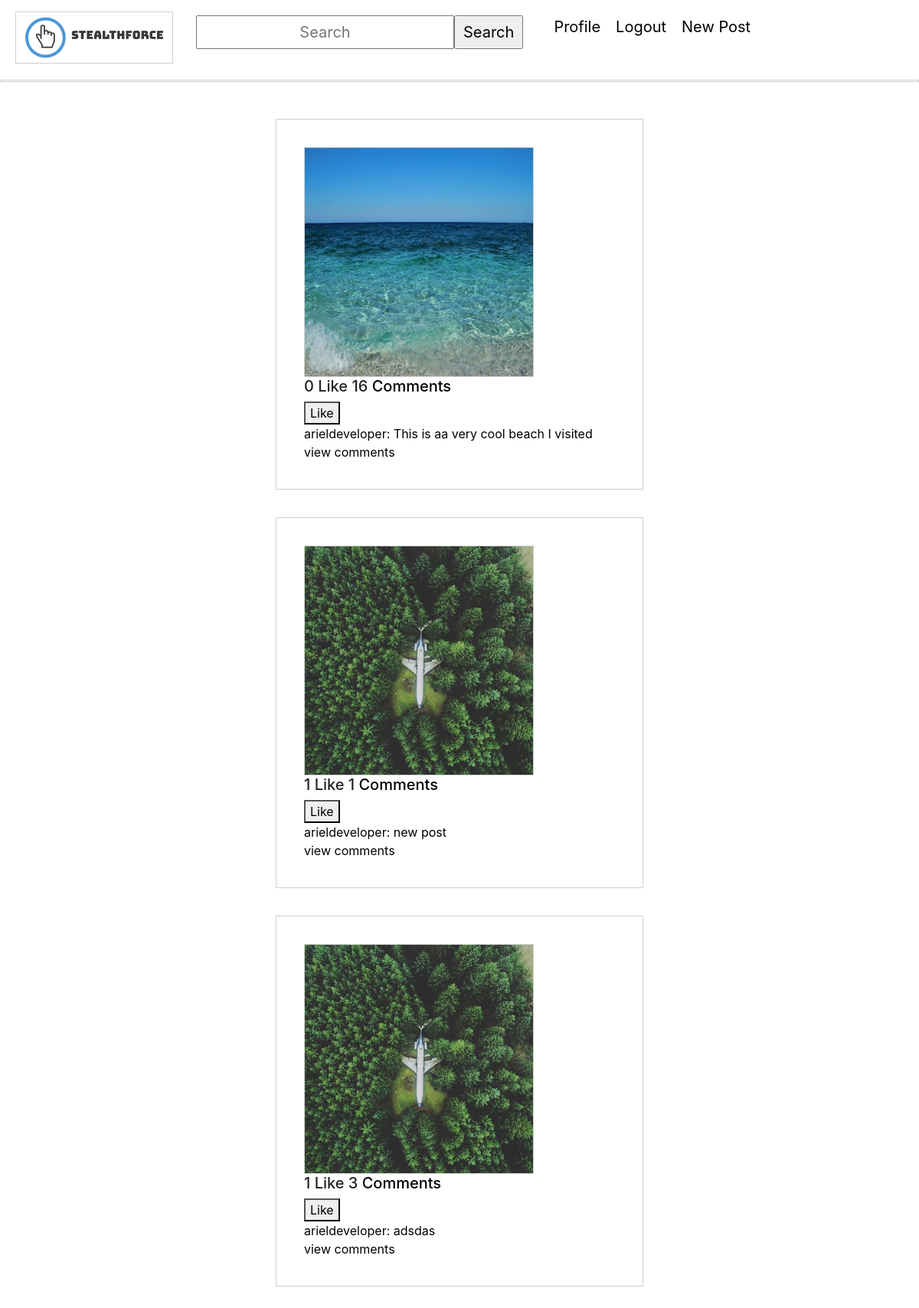
The page / (signed in) on the database its author committed.
### feed/models.py (models this page shows, shortened)
class FeedItem(models.Model):
    caption = models.CharField(max_length=255, blank=True, null=True) #Allow user
    owner = models.ForeignKey(User, on_delete=models.CASCADE)
    created_time = models.DateTimeField(auto_now_add=True)
    updated_time = models.DateTimeField(auto_now_add=True)
    image = models.ImageField(null=True, blank=True)
    liked = models.ManyToManyField(User, default=None, blank=True, related_name='liked')
    @property
    def number_of_likes(self):
        return self.liked.all().count()
    @property
    def image_url(self):
        if self.image and hasattr(self.image, 'url'):
            return self.image.url
    @property
    def comment_count(self):
        return Comment.objects.filter(feedItem=self).count()

### users/models.py (models this page shows, shortened)
class Account(AbstractBaseUser):
    email = models.EmailField(verbose_name="email", max_length=60, unique=True)
    username = models.CharField(max_length=30, unique=True)
    date_joined = models.DateTimeField(verbose_name='date joined', auto_now_add=True)
    last_login = models.DateTimeField(verbose_name='last login', auto_now=True)
    is_admin = models.BooleanField(default=False)
    is_staff = models.BooleanField(default=False)
    is_superuser = models.BooleanField(default=False)
    is_active = models.BooleanField(default=True)
    followers = models.ManyToManyField("Account", blank=True, symmetrical=False, related_name="people_followers")
    following = models.ManyToManyField("Account", blank=True, symmetrical=False, related_name="people_following")
    profile_picture = models.ImageField(null=True, blank=True, default = 'static/default.png')
    USERNAME_FIELD = 'email' #allows user to login with email instead of username/id
    REQUIRED_FIELDS = ['username']
    objects = MyAccountManager()

### feed/views.py (the view)
# urls.py: path('', login_required(feed_views.feed_view.as_view(template_name="feed/feed.html")), name='home'), #main homepage
class feed_view(ListView):
    model = FeedItem
    template_name = 'feed/feed.html'
    context_object_name = 'feed_posts' #all posts
    ordering = ['-created_time'] #order by models created_time
    def get_context_data(self, *args, **kwargs):
        context = super(feed_view, self).get_context_data(*args, **kwargs)
        context['user'] = self.request.user
        return context

### feed/templates/feed/feed.html (shortened to what this page needs)
{% extends 'main_app/base.html' %}
{% block body %}
    {% for feed_post in feed_posts %}
        <div class="post_div">
            <img width="300" height="300" src="{{ feed_post.image_url|default_if_none:'#' }}" />
            <h5>{{ feed_post.number_of_likes }} Like {{ feed_post.comment_count }} <a href="/p/{{ feed_post.id }}">Comments</a></h5>
             <form action = "{% url 'like' %}" method="POST">
                {% if user not in feed_post.liked.all %}
                    <button type="submit">Like</button>
                {% else %}
                    <button type="submit">Unlike</button>
                {% endif %}
              </form>
             <a href="{% url 'profile' feed_post.owner.username %}"> {{ feed_post.owner.username }}:</a><a href="{% url 'feed-detail' feed_post.id %}"> {{ feed_post.caption }}</a>
             <br>
             <a href="/p/{{ feed_post.id }}">view comments</a>
             <br>
        </div>
    {% endfor %}
{% endblock %}

### static/css/main.css (style rules this page uses)
img { border: 1px solid rgba(124, 128, 119, 0.37); }
.post_div { margin-left: auto; margin-right: auto; margin-bottom: 3%; margin-top: 3%; border: 1px solid rgba(124, 128, 119, 0.37) ; padding: 3%; width: 40% }
a { cursor: default; color: black; text-decoration:none; }

### rows shown on the page
FeedItem: image_url (picture), number_of_likes "0", comment_count "16", shows "Like", owner.username "arieldeveloper", caption "This is aa very cool beach I visited"
FeedItem: image_url (picture), number_of_likes "1", comment_count "1", shows "Like", owner.username "arieldeveloper", caption "new post"
FeedItem: image_url (picture), number_of_likes "1", comment_count "3", shows "Like", owner.username "arieldeveloper", caption "adsdas"
